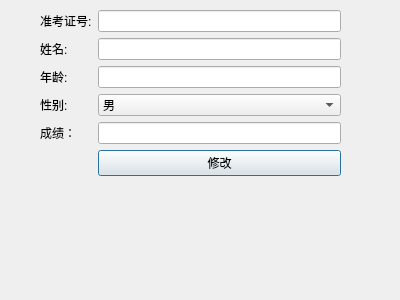
<?xml version="1.0" encoding="UTF-8"?>
<ui version="4.0">
 <class>editDialog</class>
 <widget class="QDialog" name="editDialog">
  <property name="geometry">
   <rect>
    <x>0</x>
    <y>0</y>
    <width>400</width>
    <height>300</height>
   </rect>
  </property>
  <property name="windowTitle">
   <string>Dialog</string>
  </property>
  <widget class="QWidget" name="formLayoutWidget">
   <property name="geometry">
    <rect>
     <x>40</x>
     <y>10</y>
     <width>301</width>
     <height>291</height>
    </rect>
   </property>
   <layout class="QFormLayout" name="formLayout">
    <item row="0" column="0">
     <widget class="QLabel" name="idlabel">
      <property name="text">
       <string>准考证号:</string>
      </property>
     </widget>
    </item>
    <item row="0" column="1">
     <widget class="QLineEdit" name="idlineEdit"/>
    </item>
    <item row="1" column="0">
     <widget class="QLabel" name="namelabel">
      <property name="text">
       <string>姓名:</string>
      </property>
     </widget>
    </item>
    <item row="1" column="1">
     <widget class="QLineEdit" name="namelineEdit"/>
    </item>
    <item row="2" column="0">
     <widget class="QLabel" name="agelabel">
      <property name="text">
       <string>年龄:</string>
      </property>
     </widget>
    </item>
    <item row="2" column="1">
     <widget class="QLineEdit" name="agelineEdit"/>
    </item>
    <item row="3" column="0">
     <widget class="QLabel" name="genlabel">
      <property name="text">
       <string>性别:</string>
      </property>
     </widget>
    </item>
    <item row="3" column="1">
     <widget class="QComboBox" name="comboBox">
      <item>
       <property name="text">
        <string>男</string>
       </property>
      </item>
      <item>
       <property name="text">
        <string>女</string>
       </property>
      </item>
     </widget>
    </item>
    <item row="4" column="0">
     <widget class="QLabel" name="gradelabel">
      <property name="text">
       <string>成绩：</string>
      </property>
     </widget>
    </item>
    <item row="4" column="1">
     <widget class="QLineEdit" name="gradelineEdit"/>
    </item>
    <item row="5" column="1">
     <widget class="QPushButton" name="editButton">
      <property name="text">
       <string>修改</string>
      </property>
     </widget>
    </item>
   </layout>
  </widget>
 </widget>
 <resources/>
 <connections/>
</ui>
